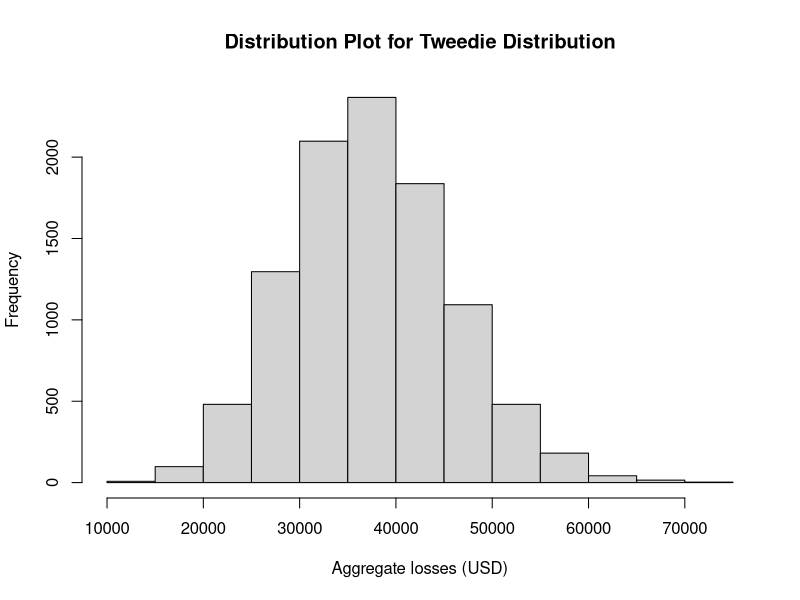

This chart was generated by the following R code:
## ---- chunk 1
library(tidyverse)
knitr::opts_chunk$set(echo = TRUE, options(scipen=999))
## ---- chunk 2
#a function for simulating the tweedie distribution
tweedie <- function(lambda, alpha, beta){
  S_N = 0
  for (j in 1:10000) {
    #sample a random variable from the poisson distribution
    N <- rpois(1, lambda)
    if (N == 0){
      S_N[j] <- 0
    }
    else if (N > 0){
    #sample the loss severity from the gamma distribution
    X <- rgamma(N, alpha, 1/beta)
    #sum the losses to give the aggregate loss distribution
    S_N[j] <- sum(X)
    }
  }
  #finding mean and standard deviation of the aggregate loss model
  m <- round(mean(S_N), 2)
  sd <- round(sd(S_N), 2)
  
  #plot distribution of aggregate loss distribution
  print(hist(S_N, main = "Distribution Plot for Tweedie Distribution", 
             xlab = "Aggregate losses (USD)"))

  return(c(m,sd))
}

value <- tweedie(25, 5,300)
